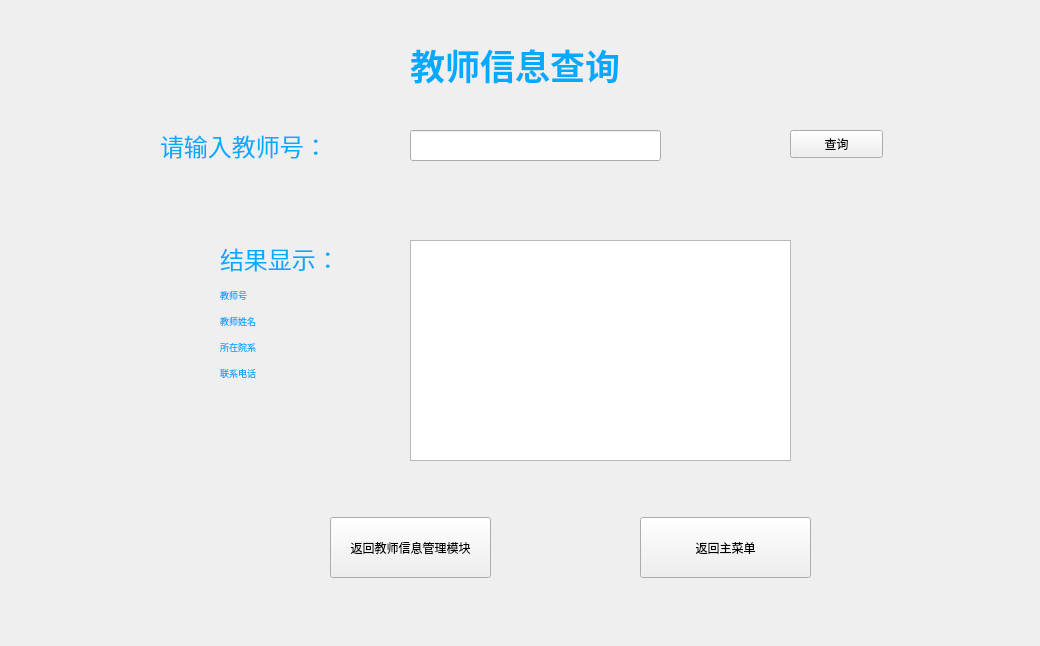
<?xml version="1.0" encoding="UTF-8"?>
<ui version="4.0">
 <class>Teacher_query</class>
 <widget class="QWidget" name="Teacher_query">
  <property name="geometry">
   <rect>
    <x>0</x>
    <y>0</y>
    <width>1040</width>
    <height>646</height>
   </rect>
  </property>
  <property name="windowTitle">
   <string>教师信息查询</string>
  </property>
  <property name="styleSheet">
   <string notr="true">background-image: url(:D:/PyQt/2.png);</string>
  </property>
  <widget class="QLabel" name="label">
   <property name="geometry">
    <rect>
     <x>410</x>
     <y>0</y>
     <width>661</width>
     <height>131</height>
    </rect>
   </property>
   <property name="text">
    <string>&lt;html&gt;&lt;head/&gt;&lt;body&gt;&lt;p&gt;&lt;span style=&quot; font-size:26pt; font-weight:600; color:#00aaff;&quot;&gt;教师信息查询&lt;/span&gt;&lt;/p&gt;&lt;/body&gt;&lt;/html&gt;</string>
   </property>
  </widget>
  <widget class="QLabel" name="label_2">
   <property name="geometry">
    <rect>
     <x>160</x>
     <y>120</y>
     <width>211</width>
     <height>51</height>
    </rect>
   </property>
   <property name="text">
    <string>&lt;html&gt;&lt;head/&gt;&lt;body&gt;&lt;p&gt;&lt;span style=&quot; font-size:18pt; color:#00aaff;&quot;&gt;请输入教师号：&lt;/span&gt;&lt;/p&gt;&lt;/body&gt;&lt;/html&gt;</string>
   </property>
  </widget>
  <widget class="QLineEdit" name="lineEdit">
   <property name="geometry">
    <rect>
     <x>410</x>
     <y>130</y>
     <width>251</width>
     <height>31</height>
    </rect>
   </property>
   <property name="text">
    <string/>
   </property>
  </widget>
  <widget class="QLabel" name="label_3">
   <property name="geometry">
    <rect>
     <x>220</x>
     <y>230</y>
     <width>211</width>
     <height>161</height>
    </rect>
   </property>
   <property name="text">
    <string>&lt;html&gt;&lt;head/&gt;&lt;body&gt;&lt;p&gt;&lt;span style=&quot; font-size:18pt; color:#00aaff;&quot;&gt;结果显示：&lt;/span&gt;&lt;/p&gt;&lt;p&gt;&lt;span style=&quot; font-size:7pt; color:#00aaff;&quot;&gt;教师号&lt;/span&gt;&lt;/p&gt;&lt;p&gt;&lt;span style=&quot; font-size:7pt; color:#00aaff;&quot;&gt;教师姓名&lt;/span&gt;&lt;/p&gt;&lt;p&gt;&lt;span style=&quot; font-size:7pt; color:#00aaff;&quot;&gt;所在院系&lt;/span&gt;&lt;/p&gt;&lt;p&gt;&lt;span style=&quot; font-size:7pt; color:#00aaff;&quot;&gt;联系电话&lt;/span&gt;&lt;/p&gt;&lt;/body&gt;&lt;/html&gt;</string>
   </property>
  </widget>
  <widget class="QTextEdit" name="textEdit">
   <property name="geometry">
    <rect>
     <x>410</x>
     <y>240</y>
     <width>381</width>
     <height>221</height>
    </rect>
   </property>
   <property name="readOnly">
    <bool>true</bool>
   </property>
  </widget>
  <widget class="QPushButton" name="pushButton">
   <property name="geometry">
    <rect>
     <x>790</x>
     <y>130</y>
     <width>93</width>
     <height>28</height>
    </rect>
   </property>
   <property name="text">
    <string>查询</string>
   </property>
  </widget>
  <widget class="QPushButton" name="pushButton_2">
   <property name="geometry">
    <rect>
     <x>330</x>
     <y>517</y>
     <width>161</width>
     <height>61</height>
    </rect>
   </property>
   <property name="text">
    <string>返回教师信息管理模块</string>
   </property>
  </widget>
  <widget class="QPushButton" name="pushButton_3">
   <property name="geometry">
    <rect>
     <x>640</x>
     <y>517</y>
     <width>171</width>
     <height>61</height>
    </rect>
   </property>
   <property name="text">
    <string>返回主菜单</string>
   </property>
  </widget>
 </widget>
 <resources/>
 <connections/>
</ui>
